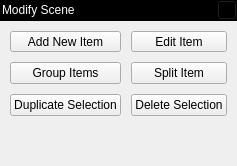
       <widget class="QWidget" name="m_pWidgetModifyScene" native="true">
        <property name="sizePolicy">
         <sizepolicy hsizetype="Expanding" vsizetype="Expanding">
          <horstretch>0</horstretch>
          <verstretch>0</verstretch>
         </sizepolicy>
        </property>
        <property name="maximumSize">
         <size>
          <width>16777215</width>
          <height>16777215</height>
         </size>
        </property>
        <layout class="QVBoxLayout" name="verticalLayout_6">
         <property name="spacing">
          <number>0</number>
         </property>
         <property name="leftMargin">
          <number>0</number>
         </property>
         <property name="topMargin">
          <number>0</number>
         </property>
         <property name="rightMargin">
          <number>0</number>
         </property>
         <property name="bottomMargin">
          <number>0</number>
         </property>
         <item>
          <widget class="QWidget" name="widget_13" native="true">
           <property name="sizePolicy">
            <sizepolicy hsizetype="Expanding" vsizetype="Fixed">
             <horstretch>0</horstretch>
             <verstretch>0</verstretch>
            </sizepolicy>
           </property>
           <property name="minimumSize">
            <size>
             <width>0</width>
             <height>21</height>
            </size>
           </property>
           <property name="maximumSize">
            <size>
             <width>16777215</width>
             <height>21</height>
            </size>
           </property>
           <property name="styleSheet">
            <string notr="true">background-color:rgb(0, 0, 0)</string>
           </property>
           <layout class="QHBoxLayout" name="horizontalLayout_10">
            <property name="spacing">
             <number>0</number>
            </property>
            <property name="leftMargin">
             <number>0</number>
            </property>
            <property name="topMargin">
             <number>0</number>
            </property>
            <property name="rightMargin">
             <number>0</number>
            </property>
            <property name="bottomMargin">
             <number>0</number>
            </property>
            <item>
             <widget class="QLabel" name="label_44">
              <property name="sizePolicy">
               <sizepolicy hsizetype="Fixed" vsizetype="Fixed">
                <horstretch>0</horstretch>
                <verstretch>0</verstretch>
               </sizepolicy>
              </property>
              <property name="styleSheet">
               <string notr="true">color:rgb(255, 255, 255)</string>
              </property>
              <property name="text">
               <string>Modify Scene</string>
              </property>
              <property name="indent">
               <number>2</number>
              </property>
             </widget>
            </item>
            <item>
             <spacer name="horizontalSpacer_6">
              <property name="orientation">
               <enum>Qt::Horizontal</enum>
              </property>
              <property name="sizeHint" stdset="0">
               <size>
                <width>2</width>
                <height>20</height>
               </size>
              </property>
             </spacer>
            </item>
            <item>
             <widget class="QToolButton" name="m_pToolButtonModifyScene">
              <property name="sizePolicy">
               <sizepolicy hsizetype="Fixed" vsizetype="Fixed">
                <horstretch>0</horstretch>
                <verstretch>0</verstretch>
               </sizepolicy>
              </property>
              <property name="maximumSize">
               <size>
                <width>20</width>
                <height>20</height>
               </size>
              </property>
              <property name="layoutDirection">
               <enum>Qt::RightToLeft</enum>
              </property>
              <property name="text">
               <string>...</string>
              </property>
              <property name="icon">
               <iconset>
                <normaloff>../../../Resources/Icons/close-icon.png</normaloff>../../../Resources/Icons/close-icon.png</iconset>
              </property>
              <property name="iconSize">
               <size>
                <width>10</width>
                <height>10</height>
               </size>
              </property>
             </widget>
            </item>
           </layout>
          </widget>
         </item>
         <item>
          <widget class="QWidget" name="widget_6" native="true">
           <property name="styleSheet">
            <string notr="true"/>
           </property>
           <layout class="QGridLayout" name="gridLayout">
            <property name="leftMargin">
             <number>10</number>
            </property>
            <property name="topMargin">
             <number>10</number>
            </property>
            <property name="rightMargin">
             <number>10</number>
            </property>
            <property name="bottomMargin">
             <number>10</number>
            </property>
            <property name="spacing">
             <number>10</number>
            </property>
            <item row="0" column="1">
             <widget class="QPushButton" name="pushButton_4">
              <property name="maximumSize">
               <size>
                <width>200</width>
                <height>21</height>
               </size>
              </property>
              <property name="text">
               <string>Edit Item</string>
              </property>
             </widget>
            </item>
            <item row="1" column="0">
             <widget class="QPushButton" name="pushButton_6">
              <property name="sizePolicy">
               <sizepolicy hsizetype="MinimumExpanding" vsizetype="Fixed">
                <horstretch>0</horstretch>
                <verstretch>0</verstretch>
               </sizepolicy>
              </property>
              <property name="minimumSize">
               <size>
                <width>0</width>
                <height>22</height>
               </size>
              </property>
              <property name="maximumSize">
               <size>
                <width>200</width>
                <height>21</height>
               </size>
              </property>
              <property name="sizeIncrement">
               <size>
                <width>1</width>
                <height>1</height>
               </size>
              </property>
              <property name="text">
               <string>Group Items</string>
              </property>
             </widget>
            </item>
            <item row="1" column="1">
             <widget class="QPushButton" name="pushButton_7">
              <property name="sizePolicy">
               <sizepolicy hsizetype="MinimumExpanding" vsizetype="Fixed">
                <horstretch>0</horstretch>
                <verstretch>0</verstretch>
               </sizepolicy>
              </property>
              <property name="minimumSize">
               <size>
                <width>0</width>
                <height>22</height>
               </size>
              </property>
              <property name="maximumSize">
               <size>
                <width>200</width>
                <height>21</height>
               </size>
              </property>
              <property name="text">
               <string>Split Item</string>
              </property>
             </widget>
            </item>
            <item row="0" column="0">
             <widget class="QPushButton" name="pushButton_3">
              <property name="sizePolicy">
               <sizepolicy hsizetype="Minimum" vsizetype="Fixed">
                <horstretch>0</horstretch>
                <verstretch>0</verstretch>
               </sizepolicy>
              </property>
              <property name="maximumSize">
               <size>
                <width>200</width>
                <height>21</height>
               </size>
              </property>
              <property name="text">
               <string>Add New Item</string>
              </property>
             </widget>
            </item>
            <item row="2" column="0">
             <widget class="QPushButton" name="pushButton_11">
              <property name="text">
               <string>Duplicate Selection</string>
              </property>
             </widget>
            </item>
            <item row="2" column="1">
             <widget class="QPushButton" name="pushButton_12">
              <property name="text">
               <string>Delete Selection</string>
              </property>
             </widget>
            </item>
           </layout>
          </widget>
         </item>
         <item>
          <spacer name="verticalSpacer_5">
           <property name="orientation">
            <enum>Qt::Vertical</enum>
           </property>
           <property name="sizeHint" stdset="0">
            <size>
             <width>20</width>
             <height>40</height>
            </size>
           </property>
          </spacer>
         </item>
        </layout>
       </widget>
